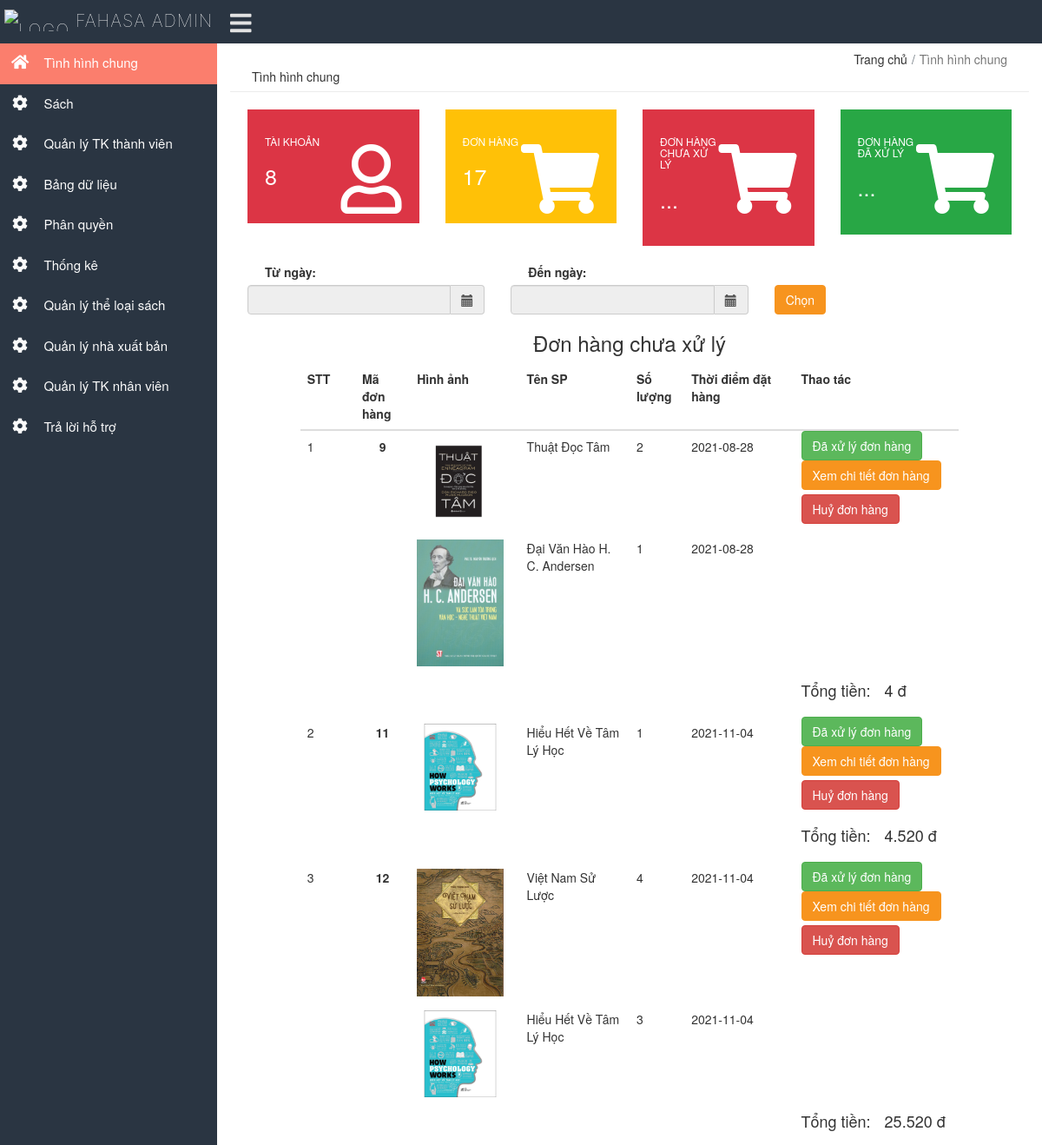
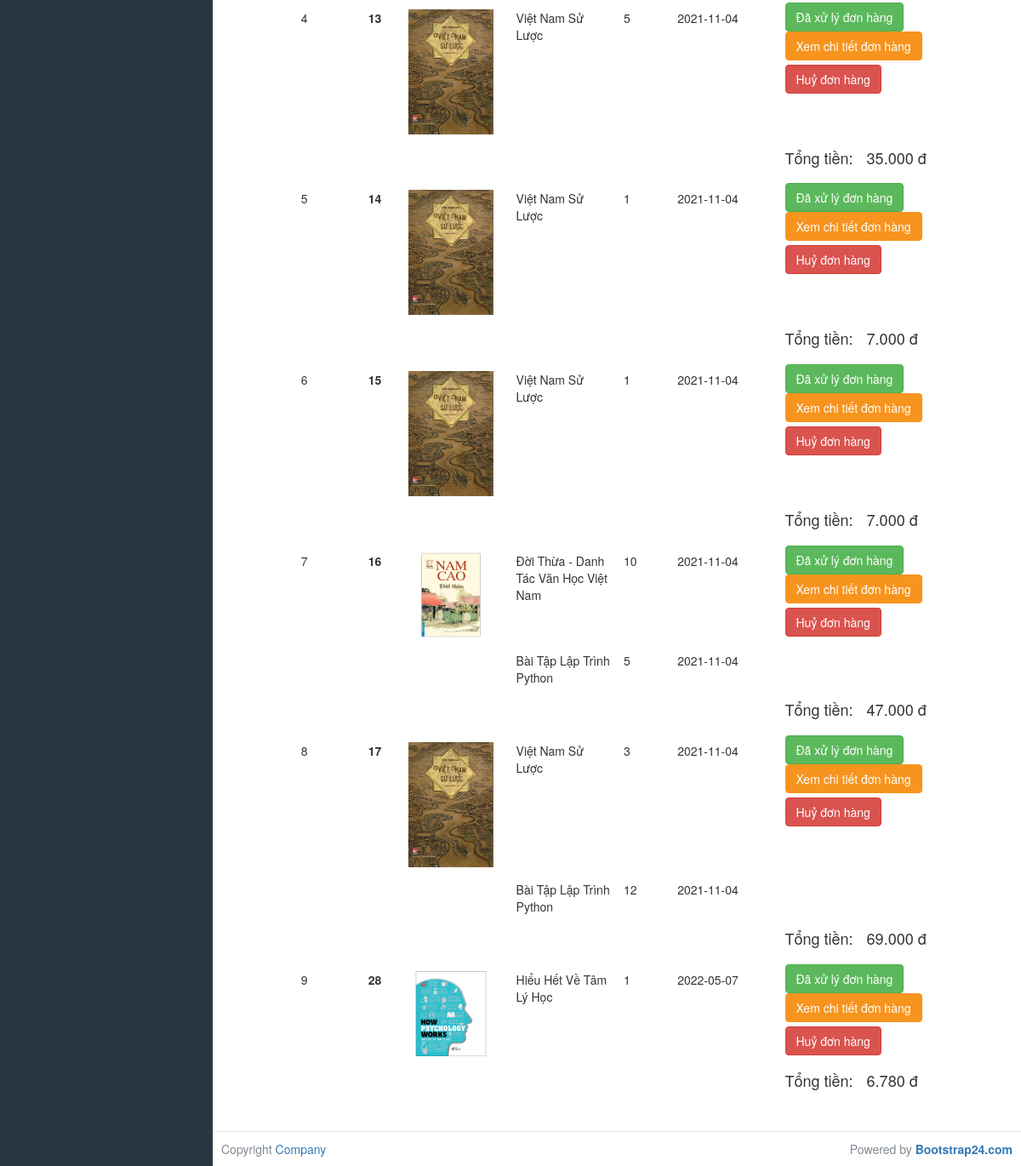
The page /admin/index.php?do=dhchuaxl (signed in) on the database its author committed (2 pictures, top to bottom).
### tables this page shows
CREATE TABLE `permissiondetail` (
  `PermissionID` int(11) NOT NULL,
  `FunctionID` int(11) NOT NULL
);

CREATE TABLE `function` (
  `FunctionID` int(11) NOT NULL,
  `FunctionName` varchar(100) NOT NULL
);

CREATE TABLE `orderdetail` (
  `OrderID` int(10) UNSIGNED NOT NULL,
  `BookID` int(10) NOT NULL,
  `Quantity` tinyint(4) NOT NULL,
  `Price` float NOT NULL
);

CREATE TABLE `book` (
  `BookID` int(10) NOT NULL,
  `BookName` varchar(100) NOT NULL,
  `Image` varchar(200) NOT NULL,
  `CategoryID` int(10) NOT NULL,
  `PublisherID` int(10) NOT NULL,
  `Price` float NOT NULL,
  `Amount` int(10) NOT NULL,
  `Sold` int(10) NOT NULL,
  `Discount` double NOT NULL,
  `Old` tinyint(4) NOT NULL DEFAULT 0,
  `Status` tinyint(4) NOT NULL DEFAULT 1
);

CREATE TABLE `orders` (
  `OrderID` int(10) UNSIGNED NOT NULL,
  `CustomerID` varchar(16) NOT NULL,
  `Date` date NOT NULL,
  `Total` float NOT NULL,
  `Shipped` tinyint(4) NOT NULL DEFAULT 0
);

### admin/class/permission.php (called while the page is built, shortened)
<?php
class permission
{
    public function getListFunctionByPermissionID($permissionId)
    {
        include('./connection.php');
        return $conn->query("SELECT * FROM permissiondetail WHERE PermissionID = '$permissionId'");
    }
    public function getFunctionName($functionId)
    {
        include('./connection.php');
        return $conn->query("SELECT * FROM function WHERE FunctionID = '$functionId'");
    }
}

### admin/class/book.php (called while the page is built, shortened)
<?php
class Book
{
    function getByID($vegetableID)
    {
        require('./connection.php');
        return $conn->query("SELECT * FROM book WHERE BookID = '$vegetableID'");
    }
}

### admin/RightComponent/dhchuaxl.php (the view, shortened to what this page needs)
<form action="index.php?do=dhchuaxl&filter=true" method="POST">
    <div class="row">
        <div class="col-4">
            <label>Từ ngày: </label>
            <div id="datePre" class="input-group date" data-date-format="dd-mm-yyyy">
                <input id="datePreInput" name="datePreInput" class="form-control" type="text" readonly />
                <span class="input-group-addon"><i class="glyphicon glyphicon-calendar"></i></span>
            </div>
        </div>
        <div class="col-4">
            <label>Đến ngày: </label>
            <div id="dateAft" class="input-group date" data-date-format="dd-mm-yyyy">
                <input id="dateAftInput" name="dateAftInput" class="form-control" type="text" readonly />
                <span class="input-group-addon"><i class="glyphicon glyphicon-calendar"></i></span>
            </div>
        </div>
        <div class="col-2">
            <button class="btn btn-primary" style="margin-top:24.5px;" type="submit">Chọn</button>
        </div>
    </div>
</form>
<h3 class="text-center">Đơn hàng chưa xử lý</h3>
<?php
$sqlmadh = "SELECT OrderID,Date FROM orders WHERE Shipped=0";
$resmadh = $conn->query($sqlmadh);
$arrMaDH = array();
$index = 0;
include('class/book.php');
while ($row = $resmadh->fetch_assoc()) {
    if (isset($_GET['filter'])) {
        $dateLeft = ($_POST['datePreInput']);
        $dateRight = ($_POST['dateAftInput']);
        $dayLeft = substr($dateLeft, 0, 2);
        $monthLeft = substr($dateLeft, 3, 2);
        $yearLeft = substr($dateLeft, 6, 4);
        $stringDateLeft = $dayLeft . '-' . $monthLeft . '-' . $yearLeft;
        $dateLeft = date('m-d-Y', strtotime($stringDateLeft));
        $dayRight = substr($dateRight, 0, 2);
        $monthRight = substr($dateRight, 3, 2);
        $yearRight = substr($dateRight, 6, 4);
        $stringDateRight = $dayRight . '-' . $monthRight . '-' . $yearRight;
        $dateRight = date('m-d-Y', strtotime($stringDateRight));
        $datetime = new DateTime($row['Date']);
        $date = $datetime->format('m-d-Y');
        if ($dateLeft <= $date && $date <= $dateRight) {
            $arrMaDH[$index] = (int)($row['OrderID']);
            $index++;
        }
    } else {
        $arrMaDH[$index] = (int)($row['OrderID']);
        $index++;
    }
}
?>
<div class="row">
    <div class="col-1"></div>
    <table class="table col-10">
        <thead>
            <tr class="row">
                <th class="col-1">STT</th>
                <th class="col-1">Mã đơn hàng</th>
                <th class="col-2">Hình ảnh</th>
                <th class="col-2">Tên SP</th>
                <th class="col-1">Số lượng</th>
                <th class="col-2">Thời điểm đặt hàng</th>
                <th class="col-3">Thao tác</th>
            </tr>
        </thead>
        <tbody>
            <?php
            for ($i = 0; $i < $index; $i++) {
                $maDH = $arrMaDH[$i];
                $sqlmactdh = "SELECT Price,BookID,Quantity FROM orderdetail WHERE OrderID='$maDH'";
                $resmactdh = $conn->query($sqlmactdh);
                $sqltongtien = "SELECT Total,Date FROM orders WHERE OrderID='$maDH'";
                $restongtien = $conn->query($sqltongtien);
                $rowTongTien = $restongtien->fetch_assoc();
            ?>
                <?php
                $isRender = false;
                $isRenderDH = false;
                $isRenderBTN = false;
                while ($row = $resmactdh->fetch_assoc()) {
                ?>
                    <tr class="row">
                        <td class="col-1"><?php if (!$isRender) {
                                                echo $i + 1;
                                                $isRender = "true";
                                            } ?></td>
                        <?php
                        $book = new Book();
                        $book = $book->getByID($row['BookID']);
                        $book = $book->fetch_assoc();
                        ?>
                        <td class="text-center font-weight-bold col-1">
                            <?php if (!$isRenderDH) {
                                echo $maDH;
                                $isRenderDH = "true";
                            } ?>
                        <td class="col-2">
                            <img src="../Client/<?= $book['Image'] ?>" style="max-width:100px" alt="">
                        </td>
                        <td class="col-2">
                            <?= $book['BookName'] ?>
                        </td>
                        <td class="col-1">
                            <?= $row['Quantity'] ?>
                        </td>
                        <td class="col-2">
                            <?php
                            echo $rowTongTien['Date'];
                            ?>
                        </td>
                        <td class=" pt-0 pb-3 col-3" style="font-weight:bold">
                            <?php if (!$isRenderBTN) {
                            ?>
                                <button type="submit" class="btn btn-success " onclick="xulydonhang(<?= $maDH ?>)">Đã xử lý đơn hàng</button>
                                <a class="" href="index.php?orderdetail=<?= $maDH ?>">
                                    <button type="submit" class="btn btn-primary">Xem chi tiết đơn hàng</button>
                                </a>
                                <button type="submit" class="btn btn-danger mt-2" onclick="huyDonHang(<?= $maDH ?>)">Huỷ đơn hàng</button>
                            <?php
                                $isRenderBTN = "true";
                            } ?>
                        </td>
                    </tr>
                <?php
                }
                ?>
                <tr class="row">
                    <td class="col-9"></td>
                    <td class="text-right pt-0 pb-3" style="font-weight:bold">
                        <h4>Tổng tiền:</h4>
                    </td>
                    <td class="pt-0 pb-3" style="font-weight:bold">
                        <h4>
                            <?= number_format($rowTongTien['Total'], 0, ',', '.') ?> đ
                        </h4>
                    </td>
                </tr>
            <?php
            }
            ?>
        </tbody>
    </table>
</div>

### admin/menu.php (shortened to what this page needs)
<?php
if ($_SESSION['userId']) {
    $username = ($_SESSION['userId']);
}
$query = $conn->query("SELECT `CustomerID`,`PermissionID` FROM customers WHERE CustomerID='$username'");
$row = $query->fetch_assoc();
$permission = $row['PermissionID'];
include('dashboard.php');
include('class/permission.php');
$function = new Permission();
$function = $function->getListFunctionByPermissionID($permission);
foreach ($function as $row) {
    $functionName = new Permission();
    $functionName = $functionName->getFunctionName($row['FunctionID']);
    $functionName = $functionName->fetch_assoc();
?>
    <li class="submenu">
        <a href="index.php?to=<?= $functionName['FunctionID'] ?>" id="menutab<?= $functionName['FunctionID'] ?>">
            <i class="fas fa-cog"></i>
            <span> <?= $functionName['FunctionName'] ?> </span>
        </a>
    </li>
<?php
}
?>

### admin/assets/css/style.css (style rules this page uses)
html { position: relative; min-height: 100% }
body { font-size: .9rem; background-color: #e9ecef; padding-bottom: 50px }
a { color: #0ca4ca; text-decoration: none }
label { font-weight: 500 }
img { vertical-align: middle; border: 0 }
a { outline: 0!important; text-decoration: none!important }
.row { margin-right: -10px; margin-left: -10px }
.col, .col-1, .col-10, .col-11, .col-12, .col-2, .col-3, .col-4, .col-5, .col-6, .col-7, .col-8, .col-9, .col-lg, .col-lg-1, .col-lg-10, .col-lg-11, .col-lg-12, .col-lg-2, .col-lg-3, .col-lg-4, .col-lg-5, .col-lg-6, .col-lg-7, .col-lg-8, .col-lg-9, .col-md, .col-md-1, .col-md-10, .col-md-11, .col-md-12, .col-md-2, .col-md-3, .col-md-4, .col-md-5, .col-md-6, .col-md-7, .col-md-8, .col-md-9, .col-sm, .col-sm-1, .col-sm-10, .col-sm-11, .col-sm-12, .col-sm-2, .col-sm-3, .col-sm-4, .col-sm-5, .col-sm-6, .col-sm-7, .col-sm-8, .col-sm-9, .col-xl, .col-xl-1, .col-xl-10, .col-xl-11, .col-xl-12, .col-xl-2, .col-xl-3, .col-xl-4, .col-xl-5, .col-xl-6, .col-xl-7, .col-xl-8, .col-xl-9 { padding-right: 10px; padding-left: 10px }
#sidebar-menu, #sidebar-menu a, #sidebar-menu li, #sidebar-menu ul { border: 0; font-weight: 400; line-height: 1; list-style: none; margin: 0; padding: 0; position: relative; text-decoration: none }
#sidebar-menu a { line-height: 1.3 }
#sidebar-menu>ul>li>a { color: #fbfbfb; display: block; padding: 12px 10px 15px 10px; font-weight: 400; font-size: .9rem }
#sidebar-menu>ul>li>a>span { vertical-align: middle }
#sidebar-menu ul li a i { display: inline-block; font-size: 18px; line-height: 17px; margin-left: 3px; margin-right: 15px; text-align: center; vertical-align: middle; width: 20px }
.btn-primary { background-color: #0f9df7; border-color: #0f9df7 }
.btn-success { background-color: #1bb99a; border-color: #1bb99a }
.btn-danger { background-color: #ff5d48; border-color: #ff5d48 }
html { scroll-behavior: smooth; }
a { color: #000; }
* { outline: none; }
ul li { list-style: none; }
.btn.btn-primary { background: #f7941e !important; border: 1px solid #f7941e !important; color: #fff !important; }
.input-group { display: flex; }
.row { margin-left: 0 !important; margin-right: 0 !important; }

### admin/index.php (style rules this page uses)
.submenu span { font-size: 1.5rem !important; }
label { margin-left: 20px; }
.table td { border: none !important; }

### admin/RightComponent/dhchuaxl.php (style rules this page uses)
.table td { border: none; }

### rows shown on the page
permissiondetail: FunctionID.FunctionName "Sách"
permissiondetail: FunctionID.FunctionName "Quản lý TK thành viên"
permissiondetail: FunctionID.FunctionName "Bảng dữ liệu"
permissiondetail: FunctionID.FunctionName "Phân quyền"
permissiondetail: FunctionID.FunctionName "Thống kê"
permissiondetail: FunctionID.FunctionName "Quản lý thể loại sách"
permissiondetail: FunctionID.FunctionName "Quản lý nhà xuất bản"
permissiondetail: FunctionID.FunctionName "Quản lý TK nhân viên"
permissiondetail: FunctionID.FunctionName "Trả lời hỗ trợ"
orders: Total "4"
orderdetail: maDH "9", BookID.Image (picture), BookID.BookName "Thuật Đọc Tâm", Quantity "2", OrderID.Date "2021-08-28"
orderdetail: BookID.Image (picture), BookID.BookName "Đại Văn Hào H. C. Andersen", Quantity "1", OrderID.Date "2021-08-28"
orders: Total "4.520"
orderdetail: maDH "11", BookID.Image (picture), BookID.BookName "Hiểu Hết Về Tâm Lý Học", Quantity "1", OrderID.Date "2021-11-04"
orders: Total "25.520"
orderdetail: maDH "12", BookID.Image (picture), BookID.BookName "Việt Nam Sử Lược", Quantity "4", OrderID.Date "2021-11-04"
orderdetail: BookID.Image (picture), BookID.BookName "Hiểu Hết Về Tâm Lý Học", Quantity "3", OrderID.Date "2021-11-04"
orders: Total "35.000"
orderdetail: maDH "13", BookID.Image (picture), BookID.BookName "Việt Nam Sử Lược", Quantity "5", OrderID.Date "2021-11-04"
orders: Total "7.000"
orderdetail: maDH "14", BookID.Image (picture), BookID.BookName "Việt Nam Sử Lược", Quantity "1", OrderID.Date "2021-11-04"
orders: Total "7.000"
orderdetail: maDH "15", BookID.Image (picture), BookID.BookName "Việt Nam Sử Lược", Quantity "1", OrderID.Date "2021-11-04"
orders: Total "47.000"
orderdetail: maDH "16", BookID.Image (picture), BookID.BookName "Đời Thừa - Danh Tác Văn Học Việt Nam", Quantity "10", OrderID.Date "2021-11-04"
orderdetail: BookID.BookName "Bài Tập Lập Trình Python", Quantity "5", OrderID.Date "2021-11-04"
orders: Total "69.000"
orderdetail: maDH "17", BookID.Image (picture), BookID.BookName "Việt Nam Sử Lược", Quantity "3", OrderID.Date "2021-11-04"
orderdetail: BookID.BookName "Bài Tập Lập Trình Python", Quantity "12", OrderID.Date "2021-11-04"
orders: Total "6.780"
orderdetail: maDH "28", BookID.Image (picture), BookID.BookName "Hiểu Hết Về Tâm Lý Học", Quantity "1", OrderID.Date "2022-05-07"

### other values the page prints
$counterAccount "8"
$counterDH "17"
